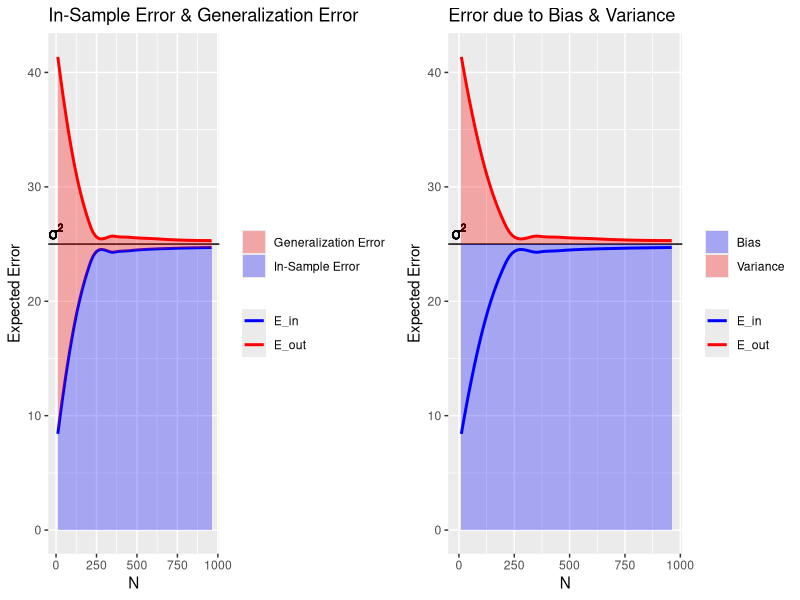

Write R code to recreate this figure.
############### APPROXIMATION-GENERALIZATION TRADEOFF ###############
#
# All learning problems involve an approximation-generalization tradeoff in that models with more complex hypothesis 
# sets have a better chance of approximating their target functions while models with less complex hypothesis sets
# have a better chance of generalizing out of sample. One method of quantifying this tradeoff is VC analysis which
# imposes the following bound on out-of-sample error:
#
# With probability >= 1 - delta, where delta = right-hand side of the VC inequality;
# P[|E_in(g) - E_out(g)| > epsilon] <= 4*m_H(2N)*e^(-(1/8)*(epsilon^2)*N) = delta
#
# E_out <= E_in + omega
#
# where omega = sqrt((8/N)*ln(4*m_H(2N)/delta)), N = sample size, 
# m_H(N) = growth function = SIGMA(i = 0, d_VC)Choose(N, i), and d_VC = VC Dimension = the largest number of points a
# hypothesis set can shatter, or the largest value of N for which m_H(N) = 2^N.  
#
# The number of parameters in a model constitute analog degrees of freedom; d_VC translates these into
# binary degrees of freedom for the context of producing dichotomies instead of continuous values. These quantities are
# abstract measures of the expressiveness of a model.  Note that d_VC measures the EFFECTIVE number of parameters.
# A rule of thumb is that a sample size >= 10*d_VC should be used in order to ensure that the VC inequality
# produces meaningful bounds.
#
# Another way of quantifying the tradeoff is bias-variance analysis.  It applies to real-valued targets and 
# decomposes E_out as follows:
#
# The expected value of of E_out with respect to all possible training sets of size N, 
# D = (x1, y1), (x2, y2), ..., (x_N, y_N), where the x_n's are picked independently from X, is the sum of the model's 
# bias and variance; Expectation_D[E_out] = bias + variance.  Bias is a measure of the best approximation error that 
# the model can achieve; it does not depend on D and is determined by the variance of the noise (note the distinction 
# between this variance and the variance of the model's performance, which is the subject of bias-variance analysis).
# The variance of the model's performance is a measure of how much the model's approximation varies from it's best
# performance; this measure does depend on D.  In order to optimize the bias-variance tradeoff, one should always
# match the model complexity to the data resources, NOT the target complexity.  
#
############### EXPERIMENT ###############
#
# Learning curves illustrate how in-sample and out-of-sample error vary with the size of the data set, N.  Their plots
# indicate how well E_in generalizes to E_out across a range of N and, thus, can reveal local optima with respect to
# values of N producing hypotheses with strong out-of-sample performance.  
#
# This simulation implements linear regression and uses it to approximate a specified real-valued target across various
# datasets, D, across various values of N.  E_in and E_out are measured during each run in order to aggregate the
# results and use them to construct learning curves.  Each run generates a dataset D with dimension specified in 
# the parameters to the simulation function.  Excluding the threshold value, each vector x in X is made up of 
# uniformly distributed real-numbered values between 0 and a specified maximum.  The response value for each vector
# is produced by applying the target function to the X and then adding noise in the form of normally distributed
# values with a mean of 0 and a specified standard deviation.  Linear regression is then applied to this data in order
# to produce a final hypothesis and the results of the hypothesis are compared to the response using ordinary least
# squares in order caculate E_in.  In order to calculate E_out, the same X values are used and the response values are
# produced again using fresh noise; this allows this data set to play the role of an out-of-sample data set.  
#
# The learning curves are plotted twice but with different shadings; one emphasizing in-sample error and generalization
# error and the other emphasizing error due to model bias and variance.  The curves will always exhibit an asymptotic
# tendency toward the variance of the errors (bias).

############### IMPLEMENTATION ###############

## Function for generating data
data.generate <- function(n = 100, xdim = 2, xmax = 100) {
  X <- cbind(1, matrix(NA, n, xdim))
  names <- character(xdim + 1)
  names[1] <- 'x0'
  if(xdim == 0) {
    colnames(X) <- names
    return(X[,1])
  }
  for(i in 2:(xdim + 1)) {
    X[, i] <- runif(n, 0, xmax)
    names[i] <- paste('x', i - 1, sep = '')
  }
  colnames(X) <- names
  X
}

## Plots learning curves using the average values of E_in and E_out from a specified number of trials
## Uses linear regression to approximate the target function specified by w_target across specified values of N
## xdim - The dimensionality (and degrees of freedom) of the data 
## xmax = The upper threshold for x values in the data set 
## noisiness - Model bias; the standard deviation of the noise 
learningCurves.simulate <- function(numTrials = 1000, noisiness = 5, xdim = 10, w_target = runif(xdim + 1, 0, 10), N_max = 1000, N_step = 50, xmax = 100) {
  N <- seq(xdim+1, N_max, N_step) # Initialize vector of sample sizes to test; start at d_VC = d + 1
  e_in <- numeric(length(N))      
  e_out <- numeric(length(N))
  for(i in 1:numTrials) {
    for(i in 1:length(N)) {
      X <- data.generate(n = N[i], xdim = xdim, xmax = xmax)                    # generate a data set
      y_in <- as.vector(X%*%w_target) + rnorm(N[i], mean = 0, sd = noisiness)   # apply the target function and add normally distributed noise to generate the target response values
      w <- solve(t(X)%*%X)%*%t(X)%*%y_in                # use linear regression to determine the final hypothesis
      y_model <- as.vector(X%*%w)                       # apply the hypothesis to the data to produce in-sample approximations
      e_in[i] <- e_in[i] + mean((y_model - y_in)^2)     # use OLS to calculate e_in and aggregate it for averaging later
      y_out <- as.vector(X%*%w_target) + rnorm(N[i], mean = 0, sd = noisiness)  # produce out-of-sample approximations using the same data set and fresh noise 
      e_out[i] <- e_out[i] + mean((y_model - y_out)^2)  # use OLS to calculate e_out and aggregate it for averaging later
    }
  }

  library(ggplot2)
  library(gridExtra)
  
  # take the vectorized average of the error measure by sample size vectors by dividing by the number of trials
  # create a data frame containing the resulting vectors, the corresponding vector of N values, and bias and label values for use with ggplot2
  e <- data.frame(N, e_in = e_in/numTrials, e_out = e_out/numTrials, bias = noisiness^2, label = 'sigma^2')  

  base <- ggplot(e) + stat_smooth(aes(x = N, y = e_in, colour = 'E_in'), method = 'loess', se = FALSE) +
  stat_smooth(aes(x = N, y = e_out, colour = 'E_out'), method = 'loess', se = FALSE)
  
  gg1 <- ggplot_build(base) # build ggplot object in order to extract the y-values of the loess lines
  
  # construct a new data frame containing the y-values of the loess lines
  # this step is necessary for proper shading because loess uses best-fit methods to calculate y-values for the lines
  e2 <- data.frame(x = gg1$data[[1]]$x, ymin = gg1$data[[1]]$y, ymax = gg1$data[[2]]$y, bias = noisiness^2)

  plot1 <- base + geom_abline(intercept = noisiness^2, slope = 0) + geom_text(aes(0, bias, label = label, vjust = -0.3, hjust = 0.5), parse = TRUE) +
  geom_ribbon(data = e2, aes(x = x, ymin = ymin, ymax = ymax, fill = 'Generalization Error'), alpha = 0.3) +
  geom_ribbon(data = e2, aes(x = x, ymin = 0, ymax = ymin, fill = 'In-Sample Error'), alpha = 0.3) +
  scale_fill_manual(values = c('red', 'blue')) + theme(legend.title = element_blank()) + 
  scale_color_manual(values = c('blue', 'red')) + ylab('Expected Error') + ggtitle('In-Sample Error & Generalization Error')
  
  plot2 <- base + geom_abline(intercept = noisiness^2, slope = 0) + geom_text(aes(0, bias, label = label, vjust = -0.3, hjust = 0.5), parse = TRUE) +
    geom_ribbon(data = e2, aes(x = x, ymin = bias, ymax = ymax, fill = 'Variance'), alpha = 0.3) +
    geom_ribbon(data = e2, aes(x = x, ymin = 0, ymax = bias, fill = 'Bias'), alpha = 0.3) +
    scale_fill_manual(values = c('blue', 'red')) + theme(legend.title = element_blank()) +
    scale_color_manual(values = c('blue', 'red')) + ylab('Expected Error') + ggtitle('Error due to Bias & Variance')
  
  grid.arrange(plot1, plot2, ncol=2)
}

set.seed(10111)
learningCurves.simulate()
